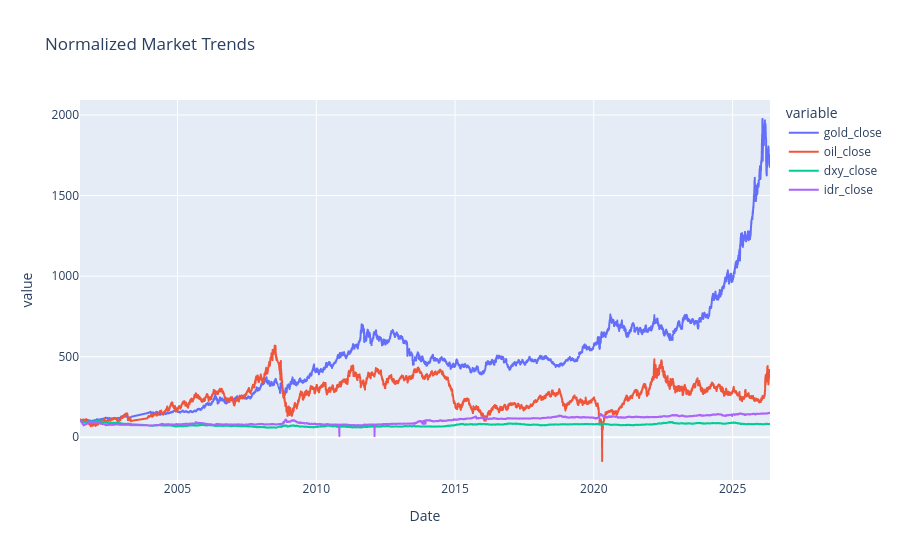

Source (notebook cell):
### Markdown cell above
## Trend Analysis

### Code cell
df_plot = df_daily.copy()

cols = ["gold_close", "oil_close", "dxy_close", "idr_close"]

for col in cols:
    df_plot[col] = (
        df_plot[col] / df_plot[col].iloc[0]
    ) * 100

px.line(
    df_plot,
    x="Date",
    y=cols,
    title="Normalized Market Trends"
)

### Figure 1 — Plotly figure (JSON) as saved in the notebook; plotly's stock layout.template omitted (floating-point values rounded to 4 significant figures; data arrays with more than 128 entries replaced by an {"elided": "..."} marker saying what was removed)
{"data": [{"hovertemplate": "variable=gold_close<br>Date=%{x}<br>value=%{y}<extra></extra>", "legendgroup": "gold_close", "line": {"color": "#636efa", "dash": "solid"}, "marker": {"symbol": "circle"}, "mode": "lines", "name": "gold_close", "showlegend": true, "type": "scattergl", "x": {"elided": "6039 str values"}, "xaxis": "x", "y": {"elided": "6039 float values"}, "yaxis": "y"}, {"hovertemplate": "variable=oil_close<br>Date=%{x}<br>value=%{y}<extra></extra>", "legendgroup": "oil_close", "line": {"color": "#EF553B", "dash": "solid"}, "marker": {"symbol": "circle"}, "mode": "lines", "name": "oil_close", "showlegend": true, "type": "scattergl", "x": {"elided": "6039 str values"}, "xaxis": "x", "y": {"elided": "6039 float values"}, "yaxis": "y"}, {"hovertemplate": "variable=dxy_close<br>Date=%{x}<br>value=%{y}<extra></extra>", "legendgroup": "dxy_close", "line": {"color": "#00cc96", "dash": "solid"}, "marker": {"symbol": "circle"}, "mode": "lines", "name": "dxy_close", "showlegend": true, "type": "scattergl", "x": {"elided": "6039 str values"}, "xaxis": "x", "y": {"elided": "6039 float values"}, "yaxis": "y"}, {"hovertemplate": "variable=idr_close<br>Date=%{x}<br>value=%{y}<extra></extra>", "legendgroup": "idr_close", "line": {"color": "#ab63fa", "dash": "solid"}, "marker": {"symbol": "circle"}, "mode": "lines", "name": "idr_close", "showlegend": true, "type": "scattergl", "x": {"elided": "6039 str values"}, "xaxis": "x", "y": {"elided": "6039 float values"}, "yaxis": "y"}], "layout": {"legend": {"title": {"text": "variable"}, "tracegroupgap": 0}, "title": {"text": "Normalized Market Trends"}, "xaxis": {"anchor": "y", "domain": [0, 1], "title": {"text": "Date"}}, "yaxis": {"anchor": "x", "domain": [0, 1], "title": {"text": "value"}}}}
